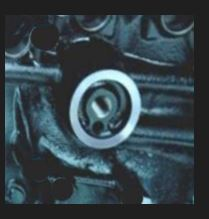
#> input picture imagenes/circulo-motor.png, 209 x 219 px, found by its file name
$ python HoughCircunferencias.py
#> lines starting #> are read from the running program, lines starting #| are printed output that depends on the picture; after the words box and inside, x2 and y2 are one past the last pixel; in counts of white or black regions, pixels touching at a corner belong together
import cv2
import numpy as np

img = cv2.imread('imagenes\circulo-motor.png', cv2.IMREAD_COLOR)
#> img is the input picture: shape (219, 209, 3); mean B, G, R 73.9, 67.2, 53.3
gray = cv2.cvtColor(img, cv2.COLOR_BGR2GRAY)
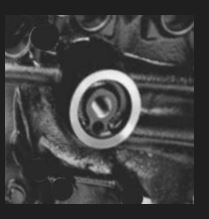
#> gray: shape (219, 209); min 16, max 246, mean 63.8
gray_blurred = cv2.medianBlur(gray, 5)

circles = cv2.HoughCircles(
    gray_blurred,
    cv2.HOUGH_GRADIENT, dp=1, minDist=40, param1=100, param2=30, minRadius=30, maxRadius=42
)
#> circles = [[106.5, 104.5, 34.6]]

if circles is not None:
    circles = np.uint16(np.around(circles))
#> circles = [[106, 104, 35]]
    for i in circles[0, :]:
        cv2.circle(img, (i[0], i[1]), i[2], (0, 255, 0), 2)
        cv2.circle(img, (i[0], i[1]), 2, (0, 0, 255), 3)
#> this loop made 1 pass
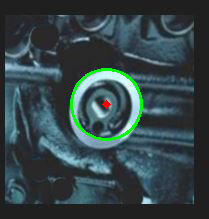
#> img: shape (219, 209, 3); 1.51% of pixels changed, all inside (x1, y1, x2, y2) = (70, 68, 143, 141)

cv2.imshow('Circulos detectados', img)
cv2.imwrite('CirculoDetectado.jpg', img)
cv2.waitKey(0)
cv2.destroyAllWindows()
